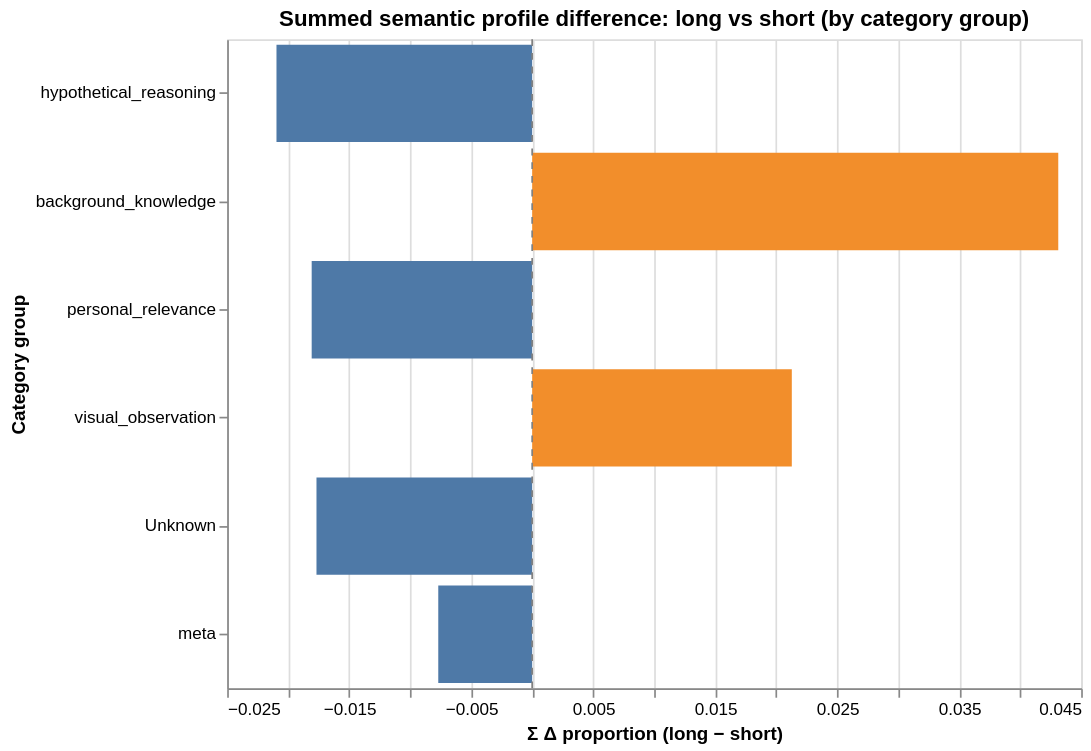

The code cell stored with this chart in its notebook:
### Code cell
# ── Q2c: Diverging bar chart, summed across category groups ─────────────

diff_df = profile_df[["tag", "diff (long − short)"]].copy()
diff_df.columns = ["tag", "diff"]

# Map categories to the (corrected) group labels from TAG_TO_GROUP
diff_df["group"] = diff_df["tag"].map(lambda t: TAG_TO_GROUP.get(t, "Unknown"))
diff_df["group"] = diff_df["group"].replace("categoreis", "categories", regex=True)

# Sum the differences and take sum of absolute differences for each group
group_sums = (
    diff_df
    .groupby("group", as_index=False)
    .agg(
        diff_sum=("diff", "sum"),
        abs_diff_sum=("diff", lambda x: abs(x).sum())
    )
)

# Sort by absolute summed difference so largest overall group diff is on top
group_sums = group_sums.sort_values("abs_diff_sum", ascending=True)

chart_q2c_group = (
    alt.Chart(group_sums, title="Summed semantic profile difference: long vs short (by category group)")
    .mark_bar()
    .encode(
        x=alt.X("diff_sum:Q", title="Σ Δ proportion (long − short)"),
        y=alt.Y("group:N", sort=alt.EncodingSortField(field="abs_diff_sum", order="descending"), title="Category group"),
        color=alt.condition(
            alt.datum.diff_sum > 0,
            alt.value("#f28e2b"),
            alt.value("#4e79a7"),
        ),
        tooltip=[
            alt.Tooltip("group:N", title="Group"),
            alt.Tooltip("diff_sum:Q", title="Sum Δ", format="+.3f"),
            alt.Tooltip("abs_diff_sum:Q", title="Sum |Δ|", format=".3f")
        ],
    )
    .properties(width=500, height=380)
)

rule = alt.Chart(pd.DataFrame({"x": [0]})).mark_rule(strokeDash=[4, 4], color="gray").encode(x="x:Q")

chart_q2c_group + rule

### Figure 1 — Vega specification as saved in the notebook (floating-point values rounded to 4 significant figures)
{"$schema": "https://vega.github.io/schema/vega/v6.json", "data": [{"name": "source_0"}, {"name": "data_0", "values": [{"abs_diff_sum": 0.007696, "diff_sum": -0.007696, "diff_sum_end": -0.007696, "diff_sum_start": 0.0, "group": "meta"}, {"abs_diff_sum": 0.01768, "diff_sum": -0.01768, "diff_sum_end": -0.01768, "diff_sum_start": 0.0, "group": "Unknown"}, {"abs_diff_sum": 0.02128, "diff_sum": 0.02128, "diff_sum_end": 0.02128, "diff_sum_start": 0.0, "group": "visual_observation"}, {"abs_diff_sum": 0.0388, "diff_sum": -0.01807, "diff_sum_end": -0.01807, "diff_sum_start": 0.0, "group": "personal_relevance"}, {"abs_diff_sum": 0.04312, "diff_sum": 0.04312, "diff_sum_end": 0.04312, "diff_sum_start": 0.0, "group": "background_knowledge"}, {"abs_diff_sum": 0.07294, "diff_sum": -0.02096, "diff_sum_end": -0.02096, "diff_sum_start": 0.0, "group": "hypothetical_reasoning"}]}, {"name": "source_1", "values": [{"x": 0}]}, {"name": "source_0_y_domain_group", "values": [{"group": "meta", "sort_field": 0.007696}, {"group": "Unknown", "sort_field": 0.01768}, {"group": "visual_observation", "sort_field": 0.02128}, {"group": "personal_relevance", "sort_field": 0.0388}, {"group": "background_knowledge", "sort_field": 0.04312}, {"group": "hypothetical_reasoning", "sort_field": 0.07294}]}], "marks": [{"type": "rect", "name": "layer_0_marks", "from": {"data": "data_0"}, "encode": {"update": {"height": {"signal": "max(0.25, bandwidth('y'))"}, "y": {"field": "group", "scale": "y"}, "x2": {"field": "diff_sum_start", "scale": "x"}, "fill": [{"value": "#f28e2b", "test": "(datum.diff_sum > 0)"}, {"value": "#4e79a7"}], "x": {"field": "diff_sum_end", "scale": "x"}, "tooltip": {"signal": "{\"Group\": isValid(datum[\"group\"]) ? datum[\"group\"] : \"\"+datum[\"group\"], \"Sum Δ\": format(datum[\"diff_sum\"], \"+.3f\"), \"Sum |Δ|\": format(datum[\"abs_diff_sum\"], \".3f\")}"}}}, "style": ["bar"]}, {"type": "rule", "name": "layer_1_marks", "from": {"data": "source_1"}, "encode": {"update": {"y": {"value": 0}, "y2": {"field": {"signal": null, "datum": null, "group": "height", "parent": null}}, "strokeDash": {"value": [4, 4]}, "stroke": {"value": "gray"}, "x": {"field": "x", "scale": "x"}}}, "style": ["rule"]}], "scales": [{"name": "x", "type": "linear", "domain": {"fields": [{"data": "data_0", "field": "diff_sum_start"}, {"data": "data_0", "field": "diff_sum_end"}, {"data": "source_1", "field": "x"}]}, "range": [0, {"signal": "width"}], "nice": true, "zero": true}, {"name": "y", "type": "band", "domain": {"data": "source_0_y_domain_group", "field": "group", "sort": {"op": "max", "field": "sort_field", "order": "descending"}}, "range": [0, {"signal": "height"}], "paddingOuter": 0.05, "paddingInner": 0.1}], "axes": [{"scale": "x", "orient": "bottom", "gridScale": "y", "grid": true, "aria": false, "labels": false, "zindex": 0, "tickCount": {"signal": "ceil(width/40)"}, "minExtent": 0, "ticks": false, "domain": false, "maxExtent": 0}, {"scale": "x", "labelFlush": true, "labelOverlap": true, "orient": "bottom", "zindex": 0, "tickCount": {"signal": "ceil(width/40)"}, "grid": false, "title": "Σ Δ proportion (long − short)"}, {"scale": "y", "orient": "left", "title": "Category group", "grid": false, "zindex": 0}], "title": {"text": "Summed semantic profile difference: long vs short (by category group)", "frame": "group"}, "width": 500, "style": "cell", "background": "white", "height": 380, "padding": 5}
